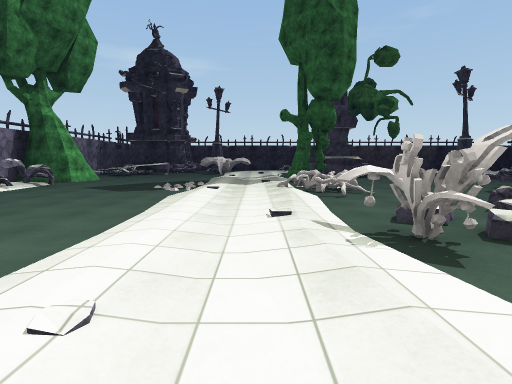
[1] (above)

24 first-person views from a walk through a scene from a Unity 3-D project. The camera is 1.4 m above the floor, tilts 6° down and sees 80° across. The floor is counted in squares, 2 m on a side. Each view is taken from the middle of a square. On the plan, view 1 faces up. The plan holds only what a view shows up to about 10 squares ahead; the rest is blank. The player is left out. Some animated figures are left out. Surface patterns are stand-ins for the level's own textures.

[2]
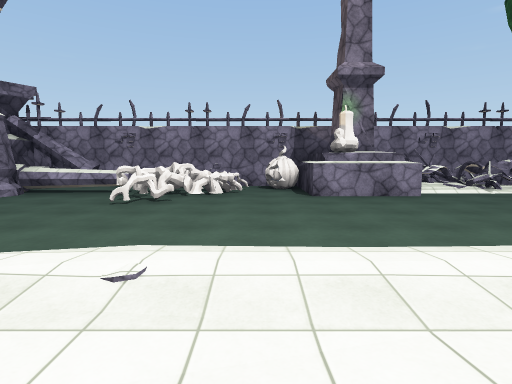

[3]
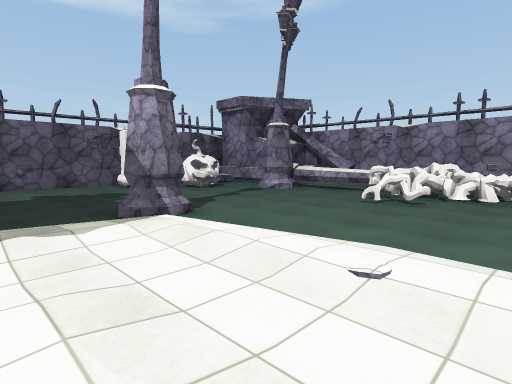

[4]
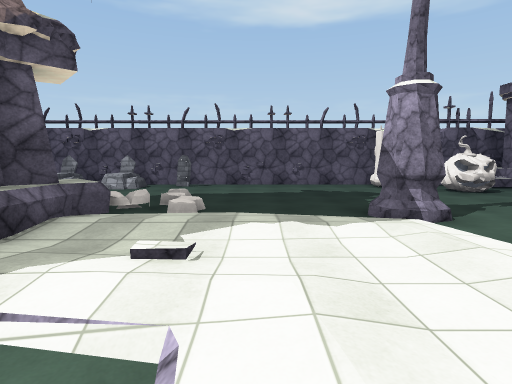

[5]
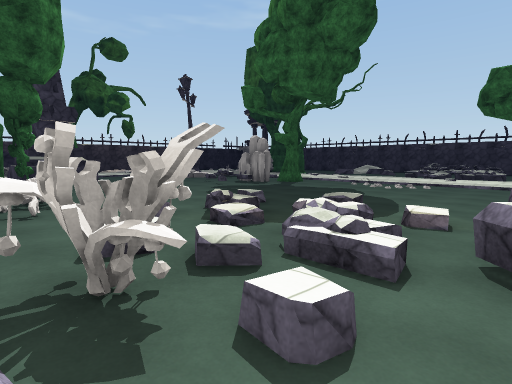

[6]
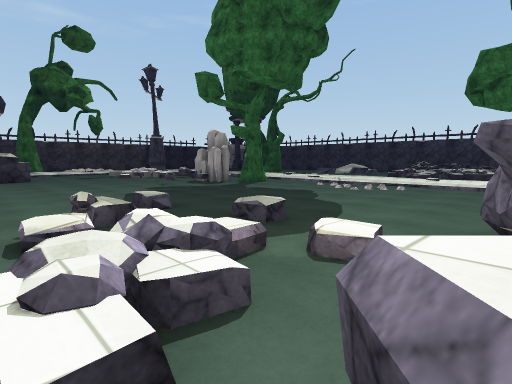

[7]
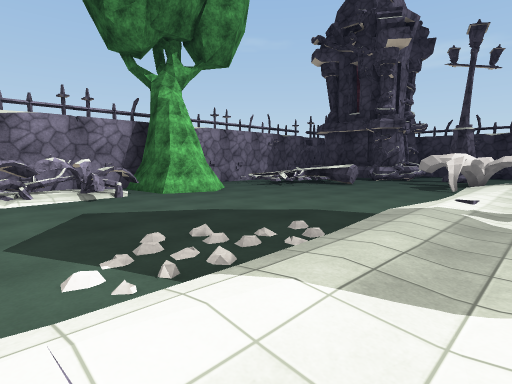

[8]
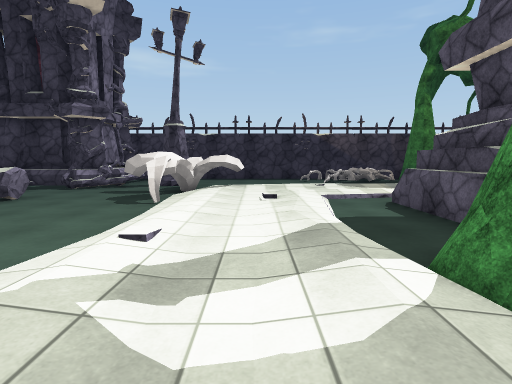

[9]
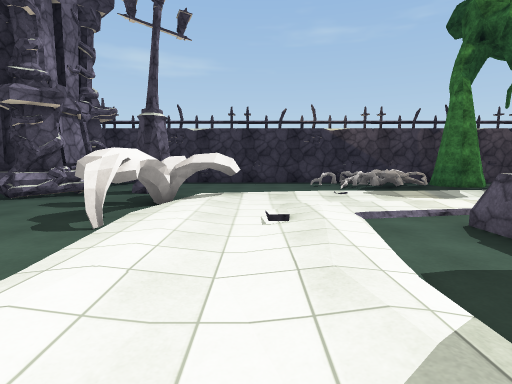

[10]
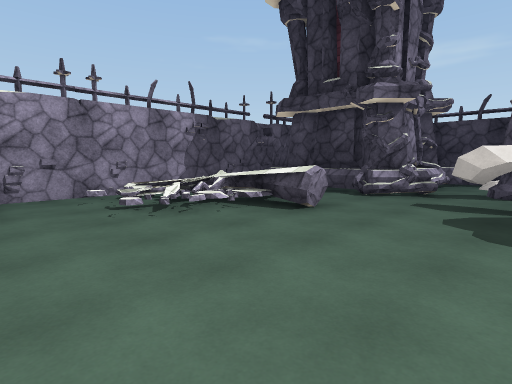

[11]
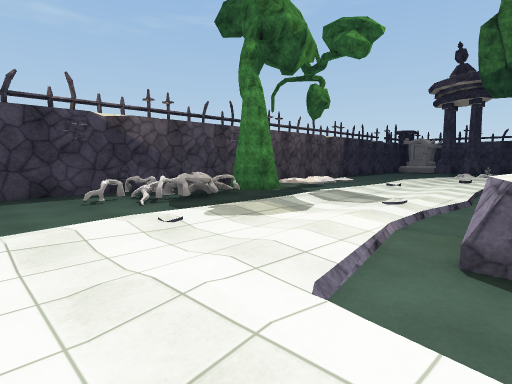

[12]
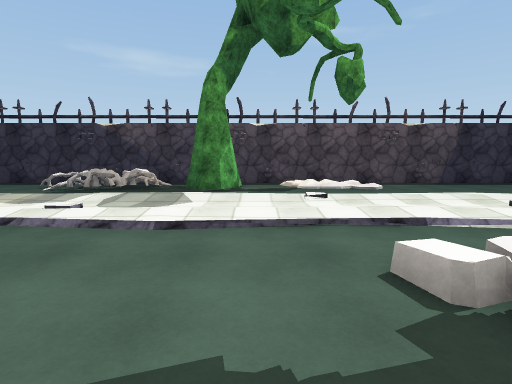

[13]
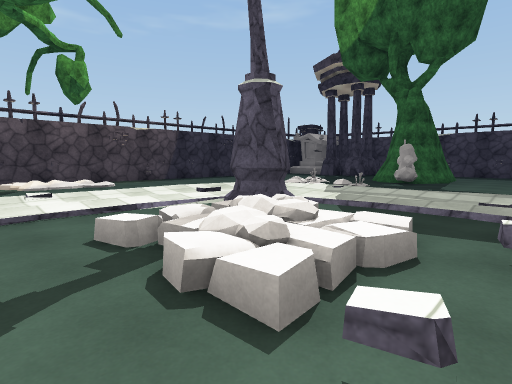

[14]
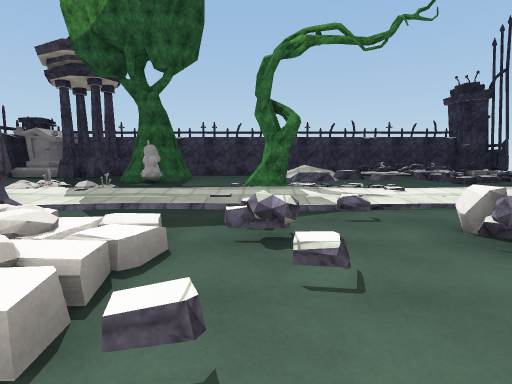

[15]
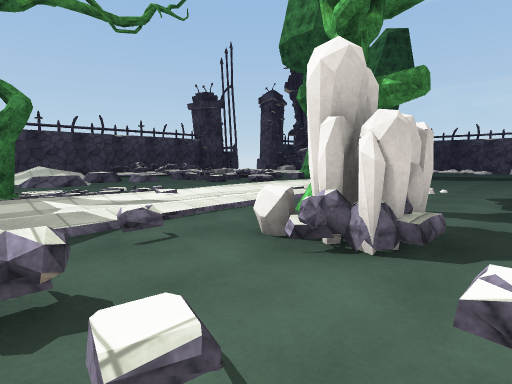

[16]
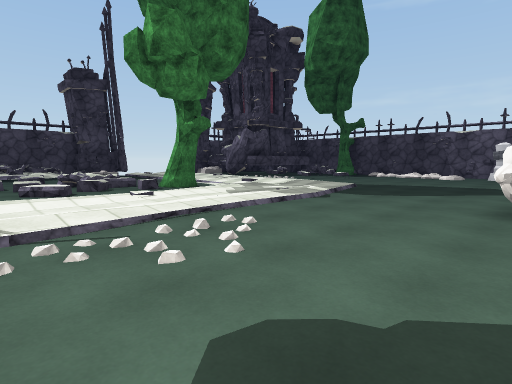

[17]
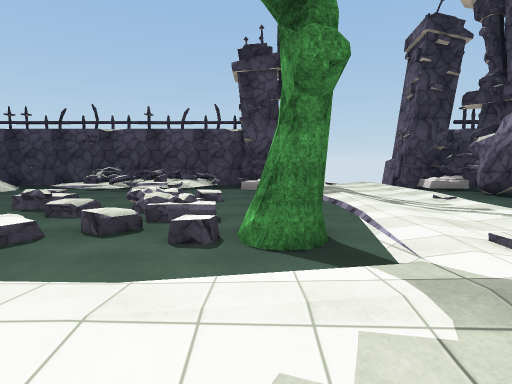

[18]
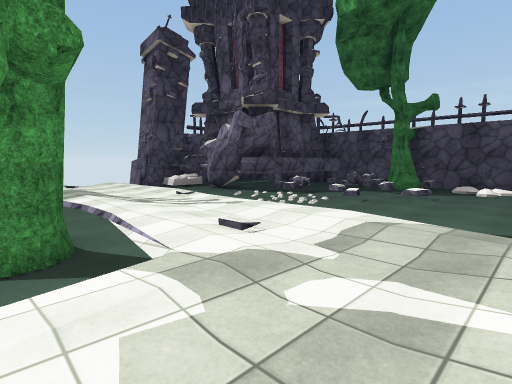

[19]
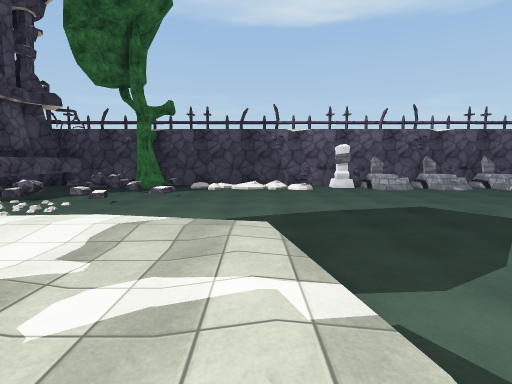

[20]
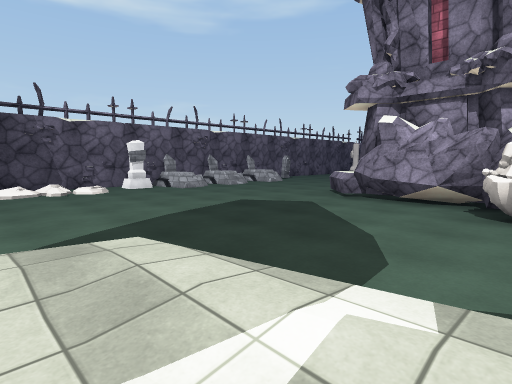

[21]
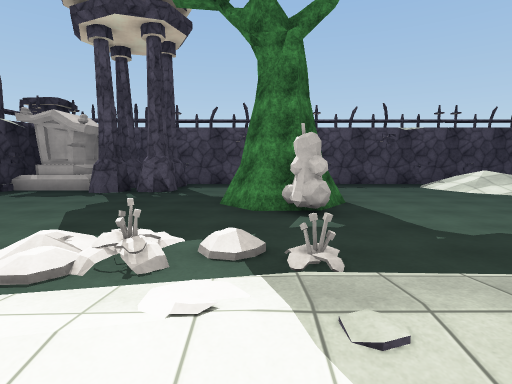

[22]
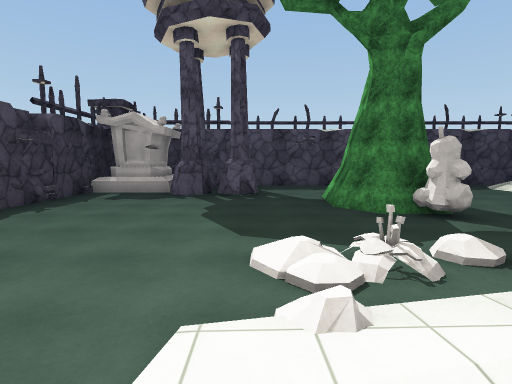

[23]
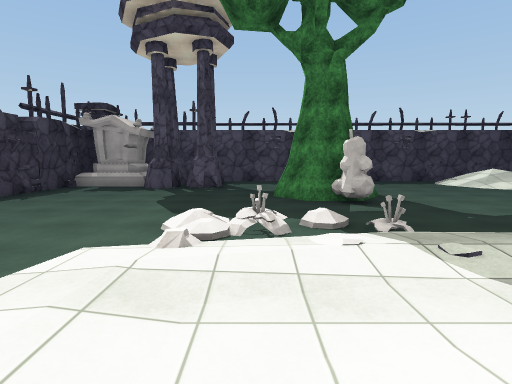

[24]
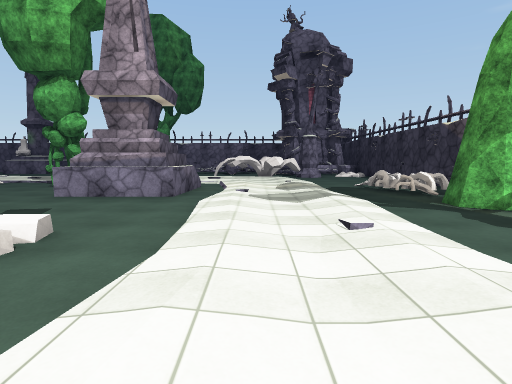

### Floor plan
Key: @ floor where view 1 was taken; # wall or solid block; x gap in a wall; . main floor; : floor 0.25 m higher than the main floor; / step, stairs or slope; = window, fence, low wall or low ledge; ^ raised ledge; O other object.
Columns run from 9 left of view 1 to 22 right of it. Each row starts with its distance up from view 1.
 23     ##  ######################
 22     #.......x.....  .........###
 21     #^O....OOO.O./ /.........OO#
 20     #^......OO...../........####
 19  ####^##.......//..//.......##
 18 #  ^^x OO.:../////..::......####
 17 #  =..OO....////././/.:O.......#
 16 #  ==..O:...  ///./#/./O/.O#O..#
 15 #.==....../.##^..//#////..O#O  #
 14 #.#=....:./.##...///.../...... #
 13 #...........##...///.// .......#
 12 ##O.....:.OO.....//=./. O......#
 11  ##O....:.O....../..=/. O...///#
 10  #O..../:./.......#O././/./ ///#
  9  #^=.../://O......O.../ /..=///#
  8  ##.....:./O.......O../ ...=/..#
  7  ##...../.OO.........// .....//#
  6  #=.....:.//........//. ./=/./=#
  5  ###....:./.:/:....../. ...../=#
  4  ###....://:./........//./x..x##
  3 ##O.....:.OO/=.........//==:..##
  2 #.......:./O==#......../OO....##
  1 #.OO....:....### O...../O=..
  0  OOOO....@..:#  #....:...:..::/
 -1  # O....../..#  #...././....../
 -2  #=.....#//.^####.....//.//////x
 -3  #=...../..:O. .=........./####
 -4  #^#.....................###
 -5  ###.O.................:=##
 -6    ..O................/.#=
 -7   ### O.....O.OOOOO.  //O#
 -8       ####################

Positions as (right, up) in squares from view 1, and headings:
1: (0, 0), facing up
2: (1, 2), facing left
3: (1, 2), facing down-left
4: (1, 2), facing down
5: (1, 1), facing up-right
6: (3, 1), facing up-right
7: (0, 7), facing up-left
8: (0, 10), facing up
9: (0, 12), facing up
10: (-2, 12), facing up-left
11: (0, 15), facing up-right
12: (7, 13), facing up
13: (7, 12), facing up-right
14: (7, 12), facing right
15: (8, 12), facing down-right
16: (8, 6), facing down-right
17: (12, 2), facing right
18: (12, 2), facing down-right
19: (12, 2), facing down
20: (13, 1), facing down-left
21: (12, 16), facing right
22: (12, 18), facing right
23: (11, 17), facing right
24: (11, 17), facing left
